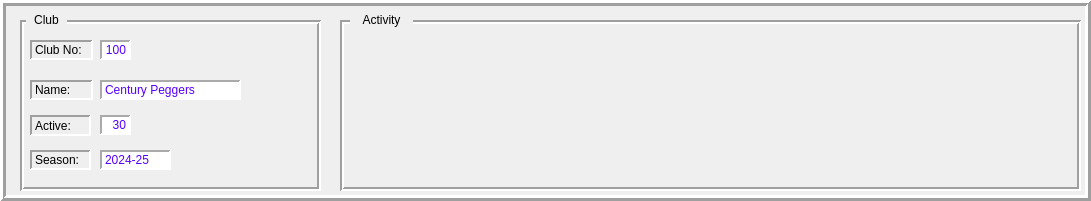
   <widget class="QFrame" name="sessionPanel">
    <property name="geometry">
     <rect>
      <x>10</x>
      <y>20</y>
      <width>1091</width>
      <height>201</height>
     </rect>
    </property>
    <property name="frameShape">
     <enum>QFrame::Shape::Box</enum>
    </property>
    <property name="frameShadow">
     <enum>QFrame::Shadow::Raised</enum>
    </property>
    <property name="lineWidth">
     <number>3</number>
    </property>
    <widget class="QFrame" name="clubPanel">
     <property name="geometry">
      <rect>
       <x>20</x>
       <y>20</y>
       <width>301</width>
       <height>171</height>
      </rect>
     </property>
     <property name="frameShape">
      <enum>QFrame::Shape::Box</enum>
     </property>
     <property name="frameShadow">
      <enum>QFrame::Shadow::Sunken</enum>
     </property>
     <property name="lineWidth">
      <number>2</number>
     </property>
     <widget class="QLabel" name="label_8">
      <property name="geometry">
       <rect>
        <x>10</x>
        <y>20</y>
        <width>63</width>
        <height>20</height>
       </rect>
      </property>
      <property name="frameShape">
       <enum>QFrame::Shape::Panel</enum>
      </property>
      <property name="frameShadow">
       <enum>QFrame::Shadow::Sunken</enum>
      </property>
      <property name="lineWidth">
       <number>2</number>
      </property>
      <property name="text">
       <string>Club No:</string>
      </property>
     </widget>
     <widget class="QLabel" name="label_17">
      <property name="geometry">
       <rect>
        <x>10</x>
        <y>95</y>
        <width>61</width>
        <height>21</height>
       </rect>
      </property>
      <property name="frameShape">
       <enum>QFrame::Shape::Panel</enum>
      </property>
      <property name="frameShadow">
       <enum>QFrame::Shadow::Sunken</enum>
      </property>
      <property name="lineWidth">
       <number>2</number>
      </property>
      <property name="text">
       <string>Active:</string>
      </property>
     </widget>
     <widget class="QLabel" name="label_18">
      <property name="geometry">
       <rect>
        <x>10</x>
        <y>60</y>
        <width>63</width>
        <height>20</height>
       </rect>
      </property>
      <property name="frameShape">
       <enum>QFrame::Shape::Panel</enum>
      </property>
      <property name="frameShadow">
       <enum>QFrame::Shadow::Sunken</enum>
      </property>
      <property name="lineWidth">
       <number>2</number>
      </property>
      <property name="text">
       <string>Name:</string>
      </property>
     </widget>
     <widget class="QLabel" name="label_19">
      <property name="geometry">
       <rect>
        <x>10</x>
        <y>130</y>
        <width>61</width>
        <height>20</height>
       </rect>
      </property>
      <property name="frameShape">
       <enum>QFrame::Shape::Panel</enum>
      </property>
      <property name="frameShadow">
       <enum>QFrame::Shadow::Sunken</enum>
      </property>
      <property name="lineWidth">
       <number>2</number>
      </property>
      <property name="text">
       <string>Season:</string>
      </property>
     </widget>
     <widget class="QLabel" name="hdrClubNumber">
      <property name="geometry">
       <rect>
        <x>80</x>
        <y>20</y>
        <width>31</width>
        <height>20</height>
       </rect>
      </property>
      <property name="autoFillBackground">
       <bool>false</bool>
      </property>
      <property name="styleSheet">
       <string notr="true">color: rgb(85, 0, 255);
background-color: rgb(255, 255, 255);</string>
      </property>
      <property name="frameShape">
       <enum>QFrame::Shape::Panel</enum>
      </property>
      <property name="frameShadow">
       <enum>QFrame::Shadow::Sunken</enum>
      </property>
      <property name="lineWidth">
       <number>2</number>
      </property>
      <property name="text">
       <string>100</string>
      </property>
      <property name="alignment">
       <set>Qt::AlignmentFlag::AlignRight|Qt::AlignmentFlag::AlignTrailing|Qt::AlignmentFlag::AlignVCenter</set>
      </property>
     </widget>
     <widget class="QLabel" name="hdrClubName">
      <property name="geometry">
       <rect>
        <x>80</x>
        <y>60</y>
        <width>141</width>
        <height>20</height>
       </rect>
      </property>
      <property name="styleSheet">
       <string notr="true">color: rgb(85, 0, 255);
background-color: rgb(255, 255, 255);</string>
      </property>
      <property name="frameShape">
       <enum>QFrame::Shape::Panel</enum>
      </property>
      <property name="frameShadow">
       <enum>QFrame::Shadow::Sunken</enum>
      </property>
      <property name="lineWidth">
       <number>2</number>
      </property>
      <property name="text">
       <string>Century Peggers</string>
      </property>
     </widget>
     <widget class="QLabel" name="hdrActivePlayerCount">
      <property name="geometry">
       <rect>
        <x>80</x>
        <y>95</y>
        <width>31</width>
        <height>20</height>
       </rect>
      </property>
      <property name="styleSheet">
       <string notr="true">color: rgb(85, 0, 255);
background-color: rgb(255, 255, 255);</string>
      </property>
      <property name="frameShape">
       <enum>QFrame::Shape::Panel</enum>
      </property>
      <property name="frameShadow">
       <enum>QFrame::Shadow::Sunken</enum>
      </property>
      <property name="lineWidth">
       <number>2</number>
      </property>
      <property name="text">
       <string>30</string>
      </property>
      <property name="alignment">
       <set>Qt::AlignmentFlag::AlignRight|Qt::AlignmentFlag::AlignTrailing|Qt::AlignmentFlag::AlignVCenter</set>
      </property>
     </widget>
     <widget class="QLabel" name="hdrSeason">
      <property name="geometry">
       <rect>
        <x>80</x>
        <y>130</y>
        <width>71</width>
        <height>20</height>
       </rect>
      </property>
      <property name="styleSheet">
       <string notr="true">color: rgb(85, 0, 255);
background-color: rgb(255, 255, 255);</string>
      </property>
      <property name="frameShape">
       <enum>QFrame::Shape::Panel</enum>
      </property>
      <property name="frameShadow">
       <enum>QFrame::Shadow::Sunken</enum>
      </property>
      <property name="lineWidth">
       <number>2</number>
      </property>
      <property name="text">
       <string>2024-25</string>
      </property>
     </widget>
    </widget>
    <widget class="QFrame" name="activityPanel">
     <property name="geometry">
      <rect>
       <x>340</x>
       <y>20</y>
       <width>741</width>
       <height>171</height>
      </rect>
     </property>
     <property name="frameShape">
      <enum>QFrame::Shape::Box</enum>
     </property>
     <property name="frameShadow">
      <enum>QFrame::Shadow::Sunken</enum>
     </property>
     <property name="lineWidth">
      <number>2</number>
     </property>
    </widget>
    <widget class="QLabel" name="clubFrameLabel">
     <property name="geometry">
      <rect>
       <x>26</x>
       <y>10</y>
       <width>41</width>
       <height>20</height>
      </rect>
     </property>
     <property name="autoFillBackground">
      <bool>true</bool>
     </property>
     <property name="text">
      <string>Club</string>
     </property>
     <property name="alignment">
      <set>Qt::AlignmentFlag::AlignCenter</set>
     </property>
    </widget>
    <widget class="QLabel" name="activityFrameLabel">
     <property name="geometry">
      <rect>
       <x>350</x>
       <y>10</y>
       <width>63</width>
       <height>20</height>
      </rect>
     </property>
     <property name="autoFillBackground">
      <bool>true</bool>
     </property>
     <property name="styleSheet">
      <string notr="true">opacity: 1.0;</string>
     </property>
     <property name="text">
      <string>Activity</string>
     </property>
     <property name="alignment">
      <set>Qt::AlignmentFlag::AlignCenter</set>
     </property>
    </widget>
   </widget>
